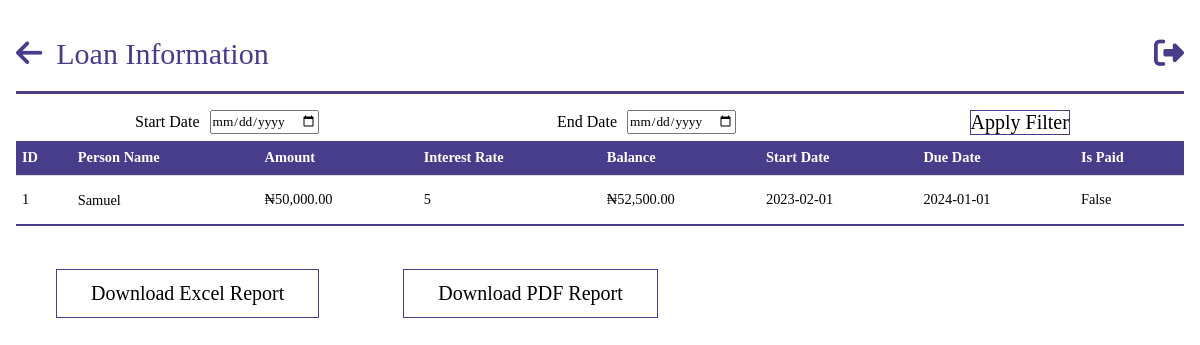
/loans (signed in), run on an earlier commit of the app's database.
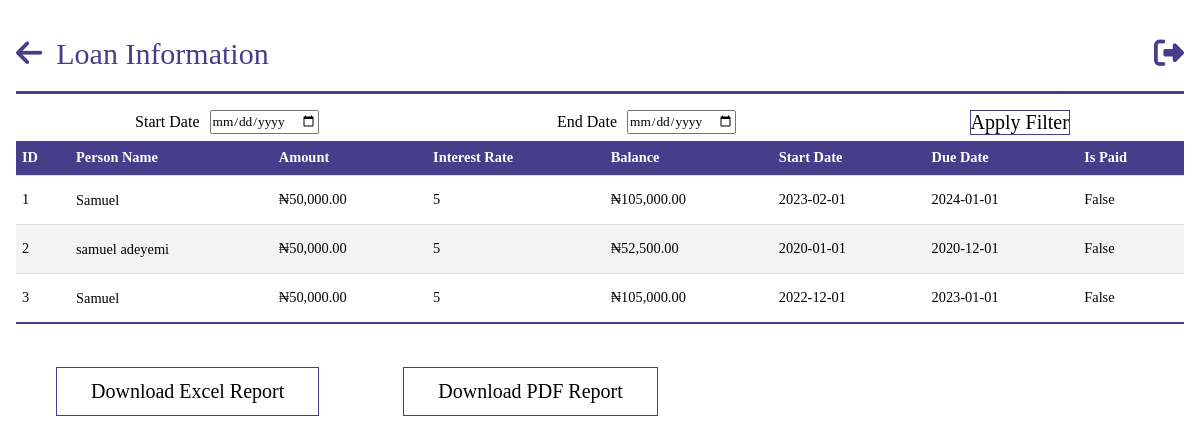
And on a later commit of the database.
### models.py (models this page shows, shortened)
class Loan(db.Model):
    __tablename__ = "loans"
    id = db.Column(db.Integer, primary_key=True)
    person_id = db.Column(
        db.Integer, db.ForeignKey("persons.id"), nullable=False, index=True
    )
    amount = db.Column(db.Integer)
    interest_rate = db.Column(db.Integer)
    start_date = db.Column(db.Date, nullable=False, default=datetime.utcnow)
    end_date = db.Column(db.Date, nullable=False)
    is_paid = db.Column(db.Boolean, default=False)

class Person(db.Model, UserMixin):
    __tablename__ = "persons"
    id = db.Column(db.Integer, primary_key=True)
    name = db.Column(db.String(100), nullable=False)
    role_id = db.Column(db.Integer, db.ForeignKey("roles.id"))
    email = db.Column(db.String, nullable=True, unique=True)
    password = db.Column(db.String(255), nullable=False)
    company_id = db.Column(db.Integer, db.ForeignKey("companies.id"))
    employee_id = db.Column(db.String, nullable=False, unique=True)
    phone_no = db.Column(db.String, unique=True)
    balance_bfd = db.Column(db.Float, default=0.0)
    total_balance = db.Column(db.Float, default=0.0)
    loan_balance = db.Column(db.Float, default=0.0)
    loan_balance_bfd = db.Column(db.Float, default=0.0)
    loans = db.relationship("Loan", backref="person")
    payments_made = db.relationship("SavingPayment", backref="payer", lazy=True)
    loan_payments_made = db.relationship("LoanPayment", backref="payer", lazy=True)

### app.py (the view)
@app.route("/loans", methods=["GET", "POST"])
@login_required
@role_required(["Admin", "Secretary", "Sub-Admin"])
def get_loan():
    loans = query.get_loans()
    form = DateFilterForm(request.args)
    start_date = form.start_date.data
    end_date = form.end_date.data
    filtered_payments = filter_payments(start_date, end_date, loans)
    return render_template("query/loans.html", loans=filtered_payments, form=form)

### forms.py
class DateFilterForm(FlaskForm):
    start_date = DateField("Start Date", format="%Y-%m-%d", validators=[Optional()])
    end_date = DateField("End Date", format="%Y-%m-%d", validators=[Optional()])
    submit = SubmitField("Apply Filter")

### app.py (called while the page is built)
@login_manager.user_loader
def load_user(person_id):
    return Person.query.get(person_id)

def role_required(roles_required):
    def decorator(view_func):
        @wraps(view_func)
        def wrapper(*args, **kwargs):
            if not current_user.is_authenticated:
                flash("You must be logged in to access this page.", "error")
                return redirect(url_for("login"))
            user_role = current_user.role
            if user_role.name not in roles_required:
                flash("You don't have the required role to access this page.", "error")
                return redirect(
                    url_for("dashboard")
                )  # Change this to your desired redirect
            return view_func(*args, **kwargs)
        return wrapper
    return decorator

@app.before_request
def before_request():
    g.user = current_user

@app.template_filter("currency")
@login_required
def currency(value):
    modified_value = format_currency(value)  # Modify the value as needed
    return modified_value

def filter_payments(start_date, end_date, payments):
    filtered_payments = payments
    if start_date and end_date:
        filtered_payments = [
            payment for payment in payments if start_date <= payment.date <= end_date
        ]
    elif start_date:
        filtered_payments = [
            payment for payment in payments if payment.date >= start_date
        ]
    elif end_date:
        filtered_payments = [
            payment for payment in payments if payment.date <= end_date
        ]
    return filtered_payments

### filters.py (called while the page is built)
def format_currency(
    value, currency_symbol="₦", decimal_separator=".", thousands_separator=","
):
    if value:
        if value < 0:
            formatted_value = f"-{currency_symbol}{abs(value):,.2f}"
        else:
            formatted_value = f"{currency_symbol}{value:,.2f}"
        formatted_value = formatted_value.replace(".", decimal_separator).replace(
            ",", thousands_separator
        )
    else:
        formatted_value = f"{currency_symbol}0"
    return formatted_value

### queries.py (called while the page is built)
    def get_loans(self):
        loans = Loan.query.all()
        return loans

### templates/query/loans.html (shortened to what this page needs)
{%extends 'base.html' %}
{% block header%}
Loan Information
{% endblock  %}
{% block anchor%}
<a href="{{ url_for('queries') }}" id='arrow'><i class="fa-solid fa-arrow-left"></i></a>
{% endblock  %}
{%block content%}
<body id="person">
    <form method="get" class="filt-wrap">
        <div class="filt">
            {{ form.start_date.label(class="filt_item")}}
            {{ form.start_date(class="filt_item form-control") }}
        </div>
        <div class="filt">
            {{ form.end_date.label(class="filt_item") }}
            {{ form.end_date(class="filt_item form-control") }}
        </div>
        <div class="filt" >
            <button type="submit" class="">Apply Filter</button>
        </div>
    </form>
    <table class="tab-content">
    <div>
    <tbody>
        <tr>
            <th>ID</th>
            <th>Person Name</th>
            <th>Amount</th>
            <th>Interest Rate</th>
            <th>Balance</th>
            <th>Start Date</th>
            <th>Due Date</th>
            <th>Is Paid</th>
        </tr>
        {% for loan in loans %}
        <tr>
            <td>{{ loan.id }}</td>
            <td><a href="{{url_for('loan_account',person_id=loan.person.id)}}">{{ loan.person.name }}</a></td>
            <td>{{ loan.amount | currency }}</td>
            <td>{{ loan.interest_rate }}</td>
            <td>{{ loan.person.loan_balance | currency }}</td>
            <td>{{ loan.start_date }}</td>
            <td>{{ loan.end_date }}</td>
            <td>{{ loan.is_paid }}</td>
        </tr>
        {% endfor %}
    </tbody>
</table>
<button id="downloadExcelButton">Download Excel Report</button>
<button id="downloadPdfButton">Download PDF Report</button>
</body>
{%endblock%}

### templates/base.html (shortened to what this page needs)
<!DOCTYPE html>
<html lang="en">
<head>
    <link rel="stylesheet" href="https://cdnjs.cloudflare.com/ajax/libs/font-awesome/6.4.0/css/all.min.css"/>
    <link rel="stylesheet" href="\static\css\style.css">
</head>
<body class='index'>
    <header class="dashboard">
        <section id="nav">
            {%block anchor%}<a href="{{url_for('dashboard')}}" id='arrow'><i class="fa-solid fa-arrow-left"></i></a>{%endblock%}
            <a id="head">{% block header%}{% endblock  %}</a>
            <a href="{{url_for('logout')}}" class="tail"><i class="fa-sharp fa-solid fa-right-from-bracket"></i></a>
        </section>
    </header>
    {%block content%} {%endblock%}
</body>
</html>

### static/css/style.css (style rules this page uses)
* { margin: 0; padding: 0; box-sizing: border-box; font-family:'Times New Roman', Times, serif; }
.index { background-color: #ffffff; margin: 0 auto; max-width: 80em; line-height: 1.5; padding: 1em 1em; }
.index a { color: #fff; line-height: 2.5; text-decoration: none; }
.index #nav { border-bottom: #483d8b solid; margin-bottom: 1em; }
.index #nav a { font-size: 10px; }
.index #nav .tail { float: right; }
.index #nav a { font-size: 30px; color: #483d8b; }
.index #nav .tail i { color: #483d8b; }
.index #nav #arrow i { color: #483d8b; margin-right: 10px; }
#person * { color: #000; max-width: 90em; margin: 0 auto; margin-bottom: 3px; }
#person .tab-content { width: 100%; border-collapse: collapse; font-size: 0.9em; min-width: 400px; }
#person .tab-content tr th { background-color: #483d8b; color: #fff; text-align: left; font-weight: bold; }
#person th, #person td { padding: 6px; text-align: left; border-bottom: 1px solid #ddd; }
#person .tab-content tbody tr:nth-of-type(odd) { background-color: #f3f3f3; }
#person .tab-content tbody tr:last-of-type { border-bottom: 2px solid #483d8b; }
#person button { margin: 2em 2em; display: inline-block; text-decoration: none; border: 1px solid #483d8b; padding: 12px 34px; font-size: 20px; background: transparent; position: relative; cursor: pointer; }
#person .tab-content tr a { text-decoration: none; }
#person .filt-wrap { display: flex; align-items: flex-start; }
#person .filt { display: flex; }
#person .filt-wrap .filt .filt_item { margin: 0 5px; }
#person .filt button { margin: 0; display: flex; text-decoration: none; border: 1px solid #483d8b; padding: 0; font-size: 20px; background: transparent; position: relative; }

What changed in the data, as far as the page shows it:
changed through a linked row, Loan id 1: person.loan_balance "₦52,500.00" → "₦105,000.00"
added Loan: id "2", person.name "samuel adeyemi", amount "₦50,000.00", interest_rate "5", person.loan_balance "₦52,500.00", start_date "2020-01-01", end_date "2020-12-01", is_paid "False"
added Loan: id "3", person.name "Samuel", amount "₦50,000.00", interest_rate "5", person.loan_balance "₦105,000.00", start_date "2022-12-01", end_date "2023-01-01", is_paid "False"
